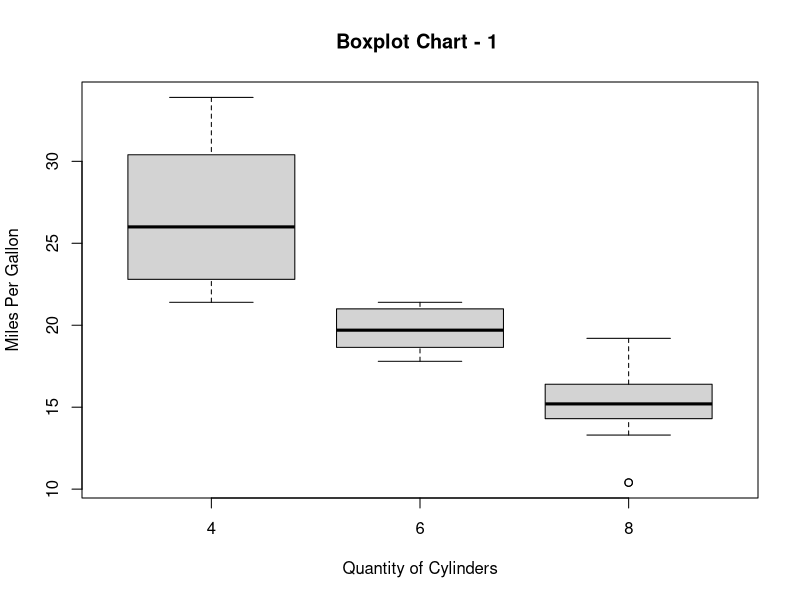

This figure's R source:
# Clear the Envoironment Terminal

rm(list = ls())

# boxplot

boxplot(mpg ~ cyl, data = mtcars, xlab = "Quantity of Cylinders", ylab = "Miles Per Gallon", main = "Boxplot Chart - 1 ")  

